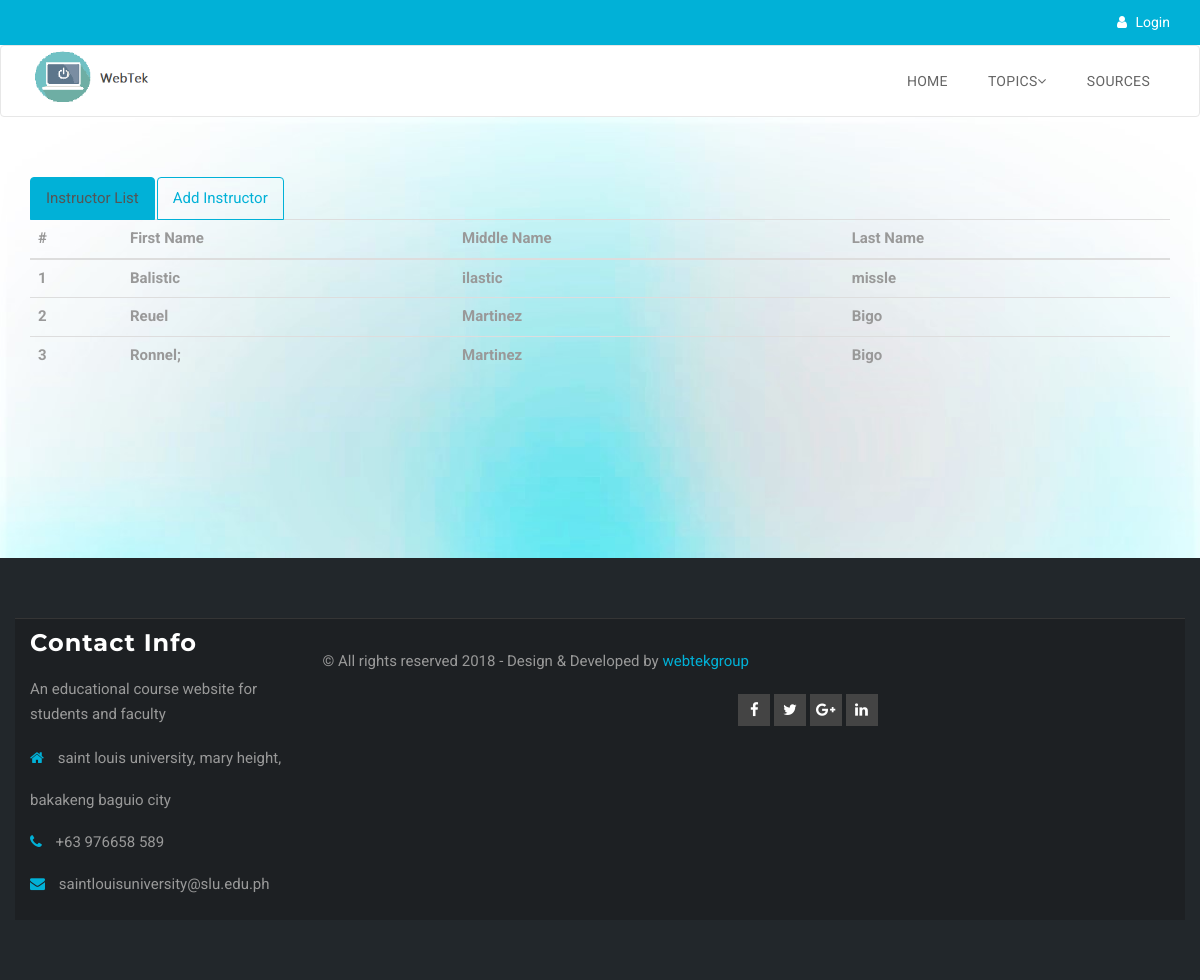
Before: /index.php/admin/loadInstructorsPage with the older database file.
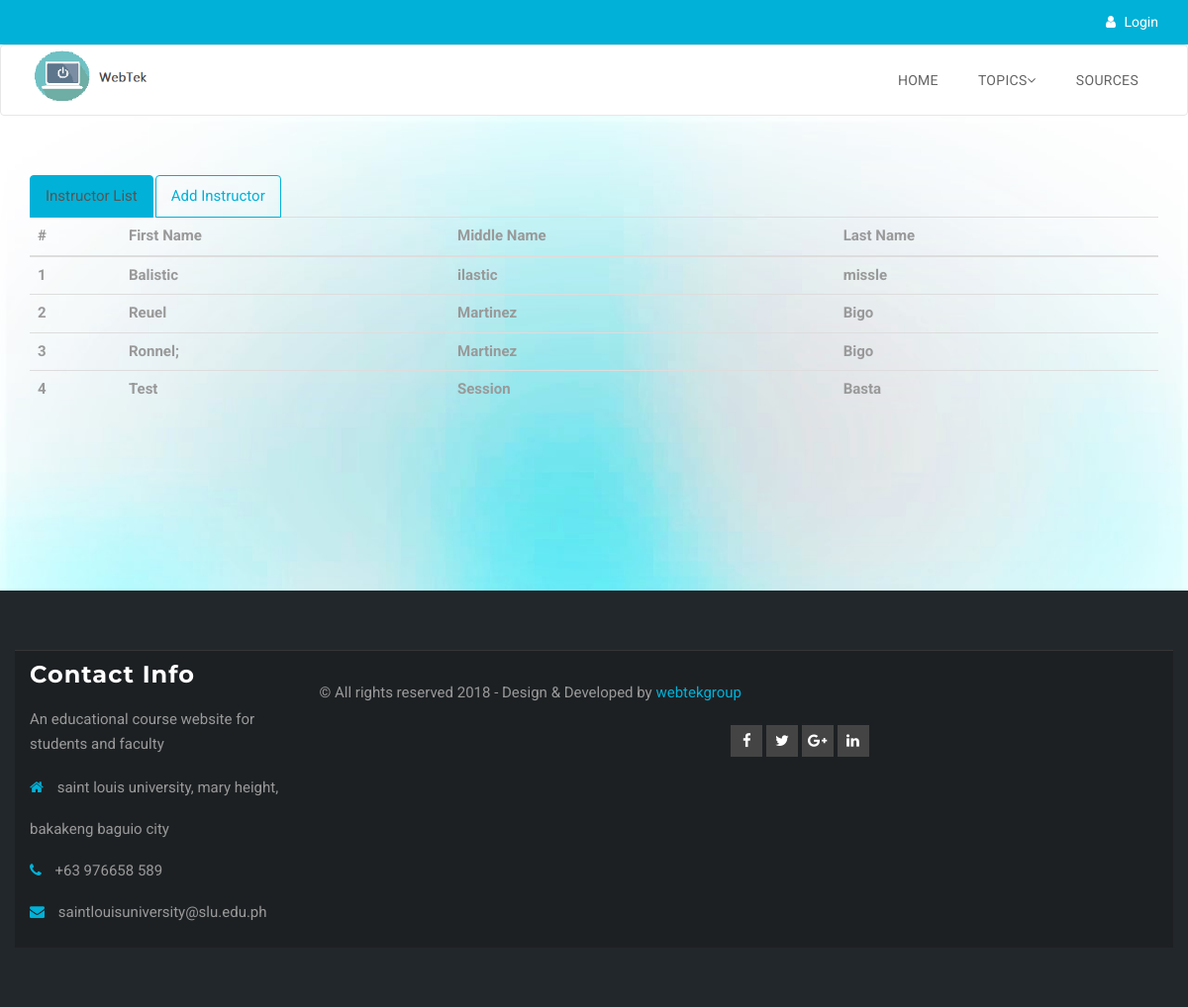
After: the same page with the newer database file.
### tables this page shows
CREATE TABLE IF NOT EXISTS `users` (
  `userID` int(10) NOT NULL AUTO_INCREMENT,
  `idNumber` int(10) NOT NULL,
  `firstName` varchar(45) NOT NULL,
  `lastName` varchar(45) NOT NULL,
  `middleName` varchar(45) NOT NULL,
  `userType` enum('admin','instructor','student','') NOT NULL,
  `password` varchar(255) NOT NULL,
  `course` varchar(45) DEFAULT NULL,
  `year` varchar(45) DEFAULT NULL,
  `instructor` int(10) DEFAULT NULL,
  PRIMARY KEY (`userID`),
  UNIQUE KEY `school_id` (`idNumber`),
  KEY `class_instructor` (`instructor`)
);

### application/controllers/Admin.php (called while the page is built, shortened)
<?php
	class Admin extends CI_Controller {
		public function __construct()
		{
			$this->load->helper('url');
			$this->load->library('session');
			$this->load->model('session_model');
			$this->load->model('user_model');
			$this->load->helper('form');
			$this->load->library('form_validation');
		}
		public function loadInstructorsPage(){
			$data['session'] = $this->session_model->sessionCheck();
			$instructorData['instructors'] = $this->user_model->getInstructors();
			$this->load->view('fragments/head.php');
			$this->load->view('fragments/header.php', $data);
			$this->load->view('fragments/scripts.php');
			$this->load->view('adminInstructors.php', $instructorData);
			$this->load->view('process/ajax/addInstructorAjax.php');
			$this->load->view('fragments/footer.php');
		}
	}
?>

### index.php (called while the page is built, shortened)
<?php
require_once BASEPATH.'core/CodeIgniter.php';

### application/models/User_model.php (called while the page is built, shortened)
<?php
	class User_model extends CI_model
	{
		public function getInstructors(){
			$this->db->select('*');
			$this->db->from('users');
			$this->db->where('userType', 'instructor');
			$query = $this->db->get();
			return $query->result_array();
		}
	}
?>

### application/views/adminInstructors.php (the view, shortened to what this page needs)
<section class="activity-area section">
    <div class="container">
        <ul class="nav nav-tabs">
            <li class="active"><a href="#list" data-toggle="tab">Instructor List</a></li>
            <li><a href="#add" data-toggle="tab">Add Instructor</a></li>
        </ul>
        <div class="tab-content">
            <div class="tab-pane fade in active" id="list">
                <div class="">
                    <table class="table">
                        <thead>
                            <tr>
                                <th scope="col">#</th>
                                <th scope="col">First Name</th>
                                <th scope="col">Middle Name</th>
                                <th scope="col">Last Name</th>
                            </tr>
                        </thead>
                        <tbody>
                            <?php
                            $colIndex = 1;
                            foreach ($instructors as $instructor) {
                            ?>
                                <tr>
                                    <th scope="row"><?php echo $colIndex ?></th>
                                    <th><?php echo $instructor['firstName'] ?></th>
                                    <th><?php echo $instructor['middleName'] ?></th>
                                    <th><?php echo $instructor['lastName'] ?></th>
                                </tr>
                            <?php
                            $colIndex++;
                            } ?>
                        </tbody>
                    </table>
                </div>
            </div>
        </div>
    </div>
</section>

Changed rows visible on the page:
added users: firstName "Test", middleName "Session", lastName "Basta"
